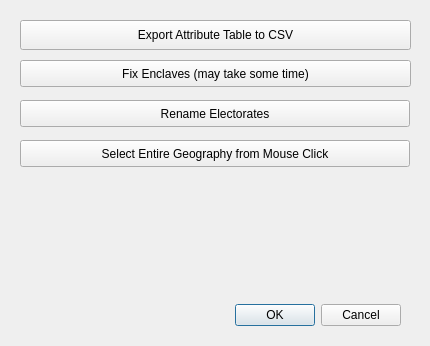
<?xml version="1.0" encoding="UTF-8"?>
<ui version="4.0">
 <class>ArrowsmithRedistrictDlgToolbox</class>
 <widget class="QDialog" name="ArrowsmithRedistrictDlgToolbox">
  <property name="geometry">
   <rect>
    <x>0</x>
    <y>0</y>
    <width>430</width>
    <height>346</height>
   </rect>
  </property>
  <property name="windowTitle">
   <string>Redistricting Parameters</string>
  </property>
  <widget class="QDialogButtonBox" name="boxButton">
   <property name="geometry">
    <rect>
     <x>60</x>
     <y>300</y>
     <width>341</width>
     <height>30</height>
    </rect>
   </property>
   <property name="orientation">
    <enum>Qt::Horizontal</enum>
   </property>
   <property name="standardButtons">
    <set>QDialogButtonBox::Cancel|QDialogButtonBox::Ok</set>
   </property>
  </widget>
  <widget class="QPushButton" name="btnExportToCsv">
   <property name="geometry">
    <rect>
     <x>20</x>
     <y>20</y>
     <width>391</width>
     <height>30</height>
    </rect>
   </property>
   <property name="text">
    <string>Export Attribute Table to CSV</string>
   </property>
  </widget>
  <widget class="QPushButton" name="btnEnclaves">
   <property name="geometry">
    <rect>
     <x>20</x>
     <y>60</y>
     <width>391</width>
     <height>27</height>
    </rect>
   </property>
   <property name="text">
    <string>Fix Enclaves (may take some time)</string>
   </property>
  </widget>
  <widget class="QPushButton" name="btnRename">
   <property name="geometry">
    <rect>
     <x>20</x>
     <y>100</y>
     <width>390</width>
     <height>27</height>
    </rect>
   </property>
   <property name="text">
    <string>Rename Electorates</string>
   </property>
  </widget>
  <widget class="QPushButton" name="btnGeoSelect">
   <property name="geometry">
    <rect>
     <x>20</x>
     <y>140</y>
     <width>390</width>
     <height>27</height>
    </rect>
   </property>
   <property name="text">
    <string>Select Entire Geography from Mouse Click</string>
   </property>
  </widget>
 </widget>
 <resources/>
 <connections>
  <connection>
   <sender>boxButton</sender>
   <signal>accepted()</signal>
   <receiver>ArrowsmithRedistrictDlgToolbox</receiver>
   <slot>accept()</slot>
   <hints>
    <hint type="sourcelabel">
     <x>248</x>
     <y>254</y>
    </hint>
    <hint type="destinationlabel">
     <x>157</x>
     <y>274</y>
    </hint>
   </hints>
  </connection>
  <connection>
   <sender>boxButton</sender>
   <signal>rejected()</signal>
   <receiver>ArrowsmithRedistrictDlgToolbox</receiver>
   <slot>reject()</slot>
   <hints>
    <hint type="sourcelabel">
     <x>316</x>
     <y>260</y>
    </hint>
    <hint type="destinationlabel">
     <x>286</x>
     <y>274</y>
    </hint>
   </hints>
  </connection>
 </connections>
</ui>
